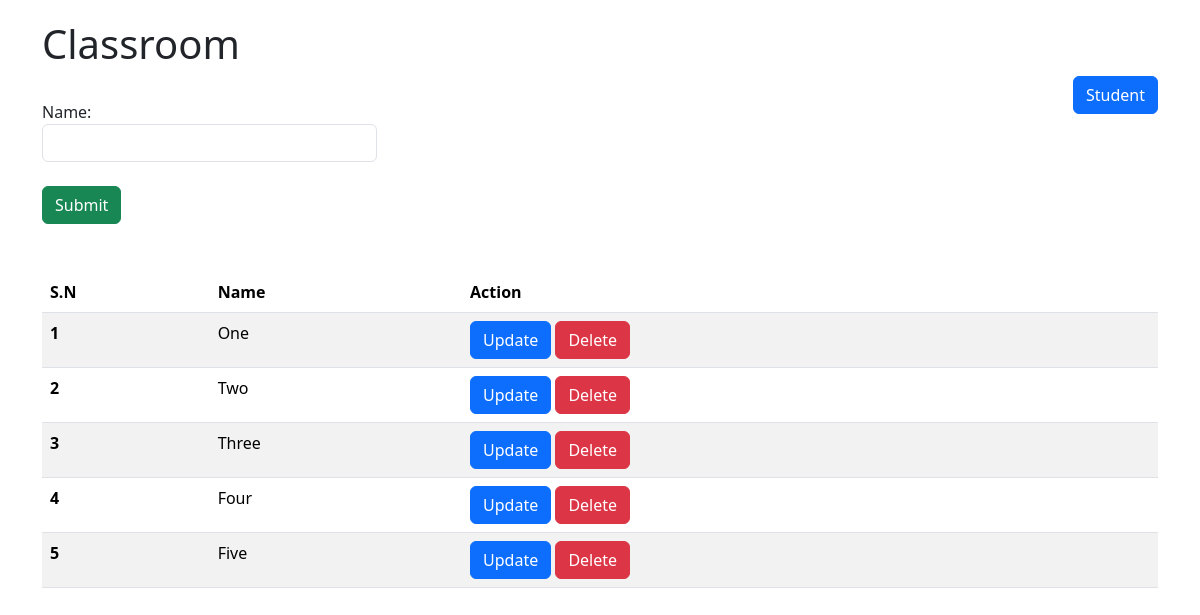
/, run on an earlier commit of the app's database.
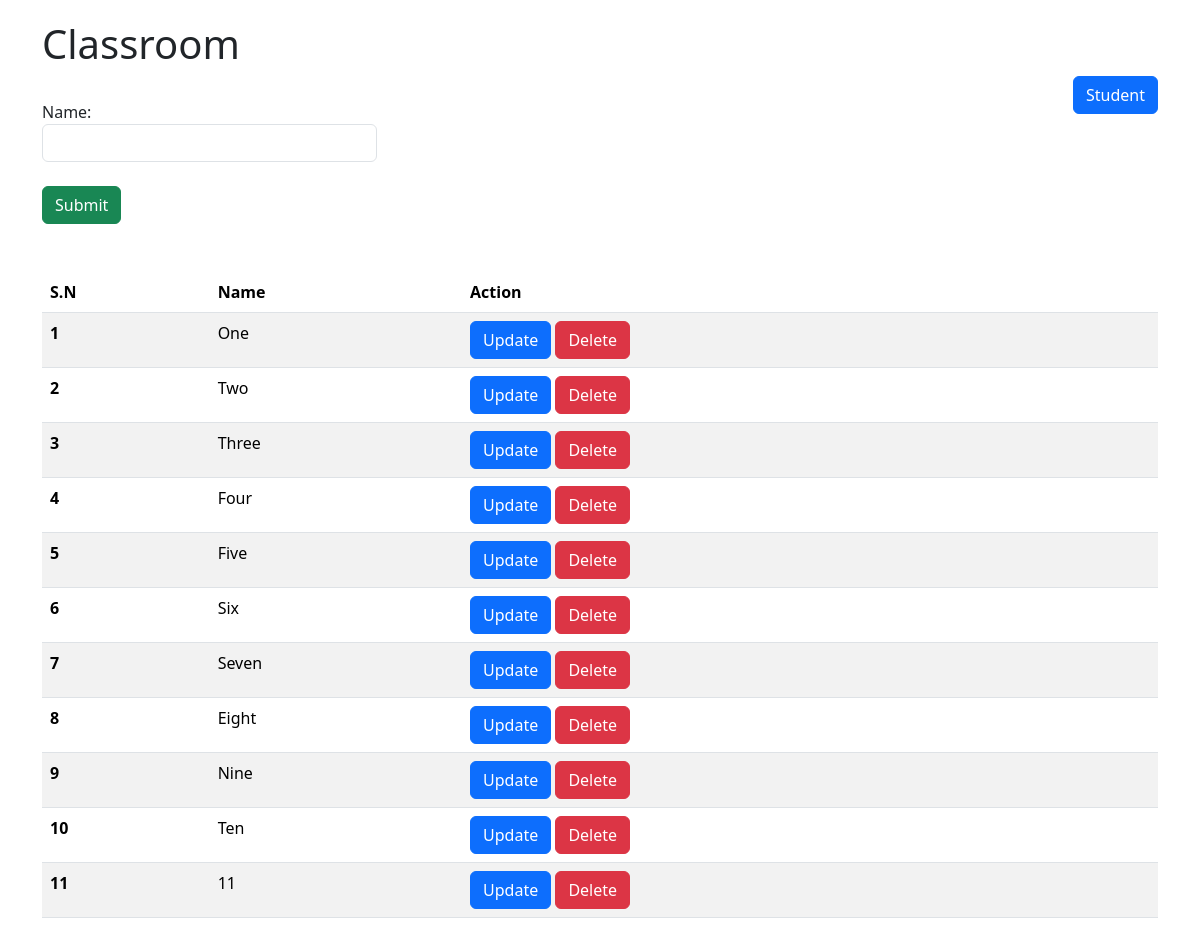
And on a later commit of the database.
### CRUD/models.py (models this page shows, shortened)
class ClassRoom(models.Model):
    name = models.CharField(max_length=20)

### CRUD/views.py (the view)
# urls.py: path("", crud_classroom, name = "crud_classroom")
def crud_classroom(request):
    if request.method == "POST":
        print(request.POST)
        name = request.POST.get('name')
        ClassRoom.objects.create(name=name)
        return redirect('crud_classroom')
    classrooms = ClassRoom.objects.all()
    return render(request, template_name='CRUD/classroom.html', context ={"classrooms" : classrooms,
                                                                          "title" : "Classrooms" })

### CRUD/templates/CRUD/classroom.html (shortened to what this page needs)
{% extends 'CRUD/base.html' %}
{% block content %}
<h1>Classroom</h1>
<a style = "float: right" class="btn btn-primary" href = "{% url 'crud_student' %}">Student</a>
<br>
<form method = "post" action="{% url 'crud_classroom' %}">
    <label>Name:</label>
    <input type = "text" style= "width:30%" class = "form-control" name = "name">
    <br>
    <button class="btn btn-success" type="submit">Submit</button>
</form><br><br>
<table class="table table-striped table-hover">
    <thead>
      <tr>
        <th scope="col">S.N</th>
        <th scope="col">Name</th>
        <th scope="col">Action</th>
      </tr>
    </thead>
    <tbody>
        {% for classroom in classrooms %}
      <tr>
        <th scope="row">{{forloop.counter}}</th>
        <td>{{classroom.name}}</td>
        <td>
          <a class="btn btn-primary" href= "{% url 'classroom_update' classroom.id %}">Update</a>
          <a class="btn btn-danger" href = "{% url 'classroom_delete' classroom.id %}">Delete</a>
        </td>
        {% endfor %}
      </tr>
    </tbody>
  </table>
{% endblock %}

### CRUD/templates/CRUD/base.html (shortened to what this page needs)
<!DOCTYPE html>
<html lang="en">
<head>
    <link href="https://cdn.jsdelivr.net/npm/bootstrap@5.3.1/dist/css/bootstrap.min.css" rel="stylesheet">
</head>
<body>
<div class = "container", style="margin-top: 20px;">
    {% block content %}{% endblock %}
</div>
</body>
</html>

What changed in the data, as far as the page shows it:
added ClassRoom: name "Six"
added ClassRoom: name "Seven"
added ClassRoom: name "Eight"
added ClassRoom: name "Nine"
added ClassRoom: name "Ten"
added ClassRoom: name "11"
